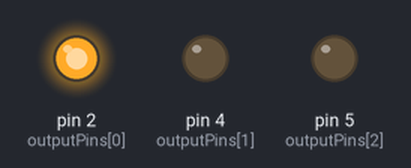
Simulated run of this sketch. Board: Arduino Uno, built with avr-gcc and run on an emulated ATmega328P. Shown: output pins drawn as LEDs (lit = HIGH).

Above: at 0.2 s.
At 1.2 s:
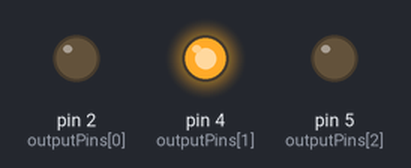
At 2.2 s:
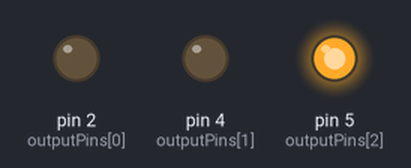
At 5.7 s:
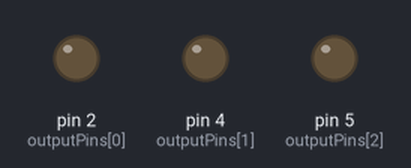
Timing chart, 0 to 6.9 s (numbered marks = the images above):
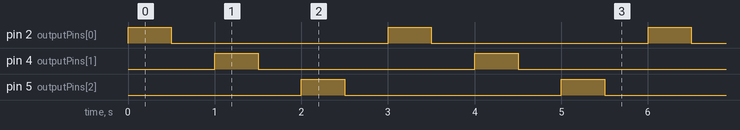

The sketch:

lecture6chapter4ex1.ino
```cpp
/* Ch4, ex1 solution
Components:
3 Red Leds
3 Resistors 220 Ohm
1 Breadboard
1 5V regulator
1 9V battery
1 ATtiny
Jumper Wires
*/

int outputPins[] = {2, 4, 5};
int arrLen = sizeof(outputPins) / sizeof(outputPins[0]);

void setup()
{
  for (int i = 0; i < arrLen; i++) {
    pinMode(outputPins[i], OUTPUT);
  }

}

void loop()
{
  for (int i = 0; i < arrLen; i++) {
    digitalWrite(outputPins[i], HIGH);
    delay(500);
    digitalWrite(outputPins[i], LOW);
    delay(500);
  }
}
```

Measured:
- by itself, pin 2 (outputPins[0]), pin 4 (outputPins[1]), pin 5 (outputPins[2]): alternates HIGH for 0.50 s and LOW for 2.5 s
- by itself, everything shown: repeats every 3.0 s, in 6 steps
